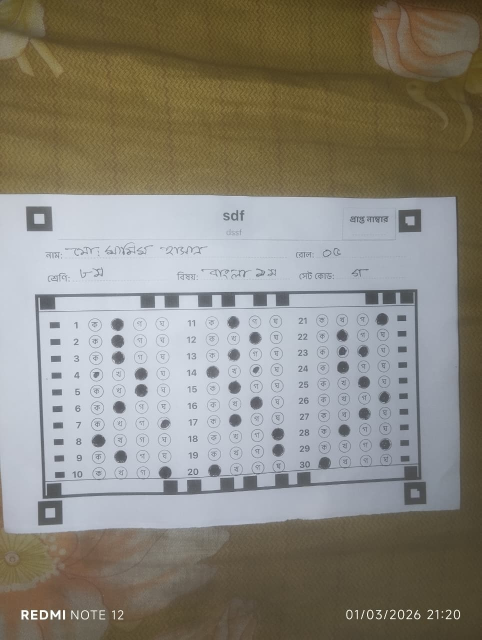
#> input picture mcq.jpeg, 963 x 1280 px (shown at 1/2 size)
$ python test_top_bubbles.py
#> lines starting #> are read from the running program, lines starting #| are printed output that depends on the picture; after the words box and inside, x2 and y2 are one past the last pixel; in counts of white or black regions, pixels touching at a corner belong together
import cv2
import numpy as np

def analyze_top_bubbles(img_path):
#> called with img_path = 'mcq.jpeg'
    print(f"\n--- Analyzing {img_path} ---")
    img = cv2.imread(img_path)
#> img is the input picture: shape (1280, 963, 3); mean B, G, R 124.2, 134.4, 138
    blur = cv2.GaussianBlur(img, (5, 5), 0)
    gray = cv2.cvtColor(blur, cv2.COLOR_BGR2GRAY)
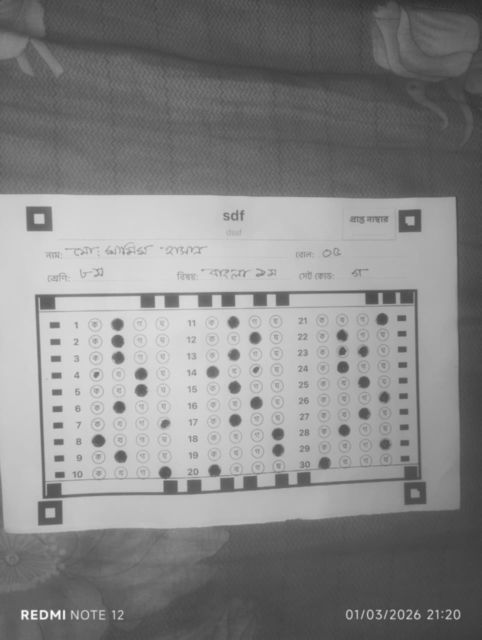
#> gray: shape (1280, 963) (shown at 1/2 size); min 44, max 253, mean 134.3

    target_width = 2480
    aspect = gray.shape[0] / float(gray.shape[1])
#> aspect = 1.33
    target_h = int(target_width * aspect)
#> target_h = 3296
    warped = cv2.resize(gray, (target_width, target_h))

    thresh = cv2.adaptiveThreshold(
        warped, 255, cv2.ADAPTIVE_THRESH_GAUSSIAN_C, cv2.THRESH_BINARY_INV, 21, 10
    )
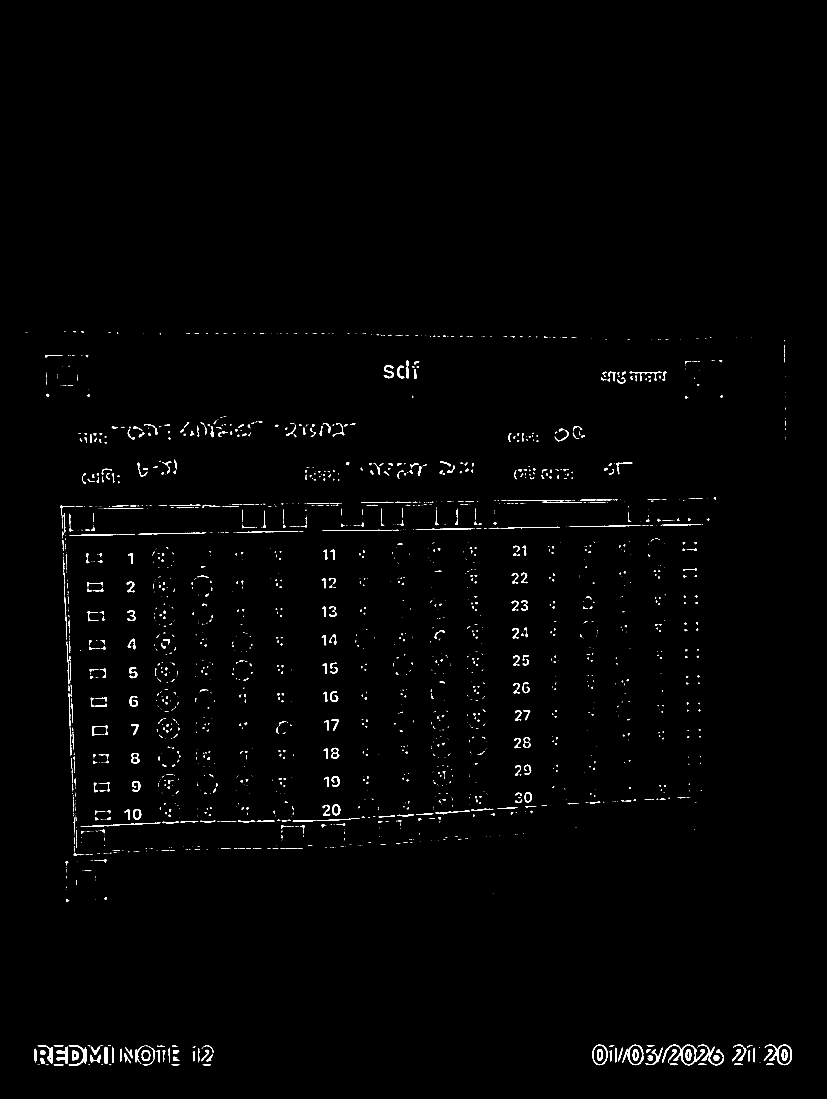
#> thresh: shape (3296, 2480) (shown at 1/3 size); 0.84% white; 2363 white regions (1640 under 20 px), largest, box (x1, y1, x2, y2) and area: (1986, 3134, 2115, 3196) 1352, (2294, 3134, 2376, 3196) 914, (2094, 3134, 2172, 3196) 850

    top_part = thresh[0:int(target_h * 0.4), :]
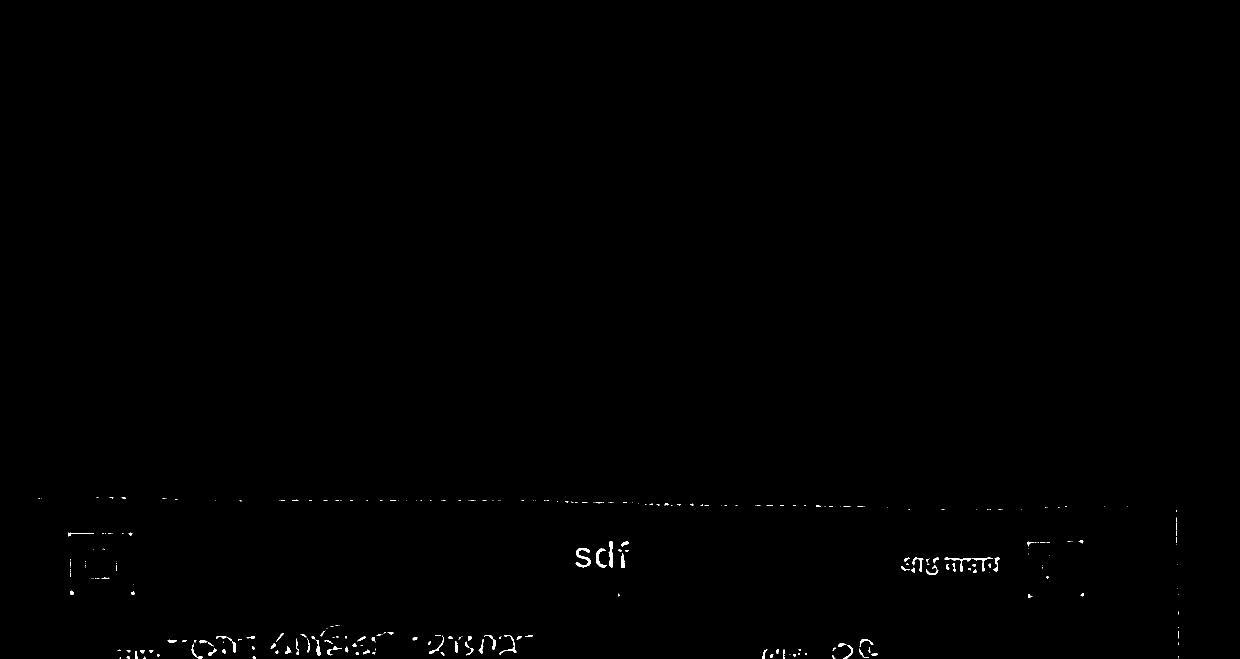
#> top_part: shape (1318, 2480) (shown at 1/2 size); 0.24% white; 314 white regions (214 under 20 px)
    b_contours, _ = cv2.findContours(top_part, cv2.RETR_TREE, cv2.CHAIN_APPROX_SIMPLE)
#> b_contours = 317 contours, 243 with area under 20; largest, box (x1, y1, x2, y2) and area: (1151, 1096, 1181, 1135) 358, (1217, 1082, 1226, 1135) 240, (1192, 1097, 1214, 1135) 231, (1889, 1115, 1943, 1144) 174, (1242, 1107, 1250, 1136) 135

    bubble_xs = []
    bubble_ys = []

    for cnt in b_contours:
        x, y, w, h = cv2.boundingRect(cnt)
        area = w * h
        # Even more relaxed constraints to catch empty bubbles
        if 500 < area < 15000 and 0.4 < (w / (h + 1e-6)) < 2.5:
            peri = cv2.arcLength(cnt, True)
            if peri > 0:
                circ = 4 * np.pi * (cv2.contourArea(cnt) / (peri * peri))
                if 0.3 < circ <= 2.0:
                    bubble_xs.append(x + w // 2)
                    bubble_ys.append(y + h // 2)
#> this loop made 317 passes
#> (x, y, w, h, area, peri, circ) on passes 44, 46, 71, 72, 93, 94, 163, 164, 166, 176, 179: (1686, 1290, 20, 28, 560, 89.5, 0.129), (383, 1287, 22, 31, 682, 93.01, 0.127), (858, 1275, 30, 32, 960, 103, 0.113), (453, 1275, 19, 30, 570, 81.11, 0.166), (998, 1270, 35, 40, 1400, 174.5, 0.0526), (968, 1270, 23, 30, 690, 99.6, 0.128), (1944, 1115, 42, 28, 1176, 137, 0.0874), (1889, 1115, 54, 29, 1566, 177.3, 0.0698), (1824, 1115, 23, 29, 667, 119.7, 0.111), (1192, 1097, 22, 38, 836, 127.4, 0.179), (1151, 1096, 30, 39, 1170, 209.6, 0.102)
#> (x, y, w, h, area) on passes 3, 5, 6, 7, 8, 10: (287, 1313, 4, 5, 20), (505, 1312, 6, 6, 36), (253, 1312, 7, 6, 42), (1664, 1310, 7, 8, 56), (1586, 1309, 6, 4, 24), (1540, 1309, 7, 7, 49)
#> after the loop, bubble_xs = []; bubble_ys = []

    print(f"DEBUG: Found {len(bubble_xs)} bubbles in the top section.")
#| DEBUG: Found 0 bubbles in the top section.

    # Cluster X coordinates
    bubble_xs.sort()
    x_clusters = []
    if bubble_xs:
        current_cluster = [bubble_xs[0]]
        for i in range(1, len(bubble_xs)):
            if bubble_xs[i] - bubble_xs[i-1] < 30:
                current_cluster.append(bubble_xs[i])
            else:
                x_clusters.append(int(np.median(current_cluster)))
                current_cluster = [bubble_xs[i]]
        x_clusters.append(int(np.median(current_cluster)))

    print(f"X clusters ({len(x_clusters)}): {x_clusters}")

    # Cluster Y coordinates
    bubble_ys.sort()
    y_clusters = []
    if bubble_ys:
        current_cluster = [bubble_ys[0]]
        for i in range(1, len(bubble_ys)):
            if bubble_ys[i] - bubble_ys[i-1] < 30:
                current_cluster.append(bubble_ys[i])
            else:
                y_clusters.append(int(np.median(current_cluster)))
                current_cluster = [bubble_ys[i]]
        y_clusters.append(int(np.median(current_cluster)))

    print(f"Y clusters ({len(y_clusters)}): {y_clusters}")

for img in ['mcq.jpeg', 'mcq2.jpeg', 'mcq3.jpeg']:
    analyze_top_bubbles(img)
#> pass 2 of the loop `for img in ['mcq.jpeg', 'mcq2.jpeg', 'mcq3.jpeg']:`:
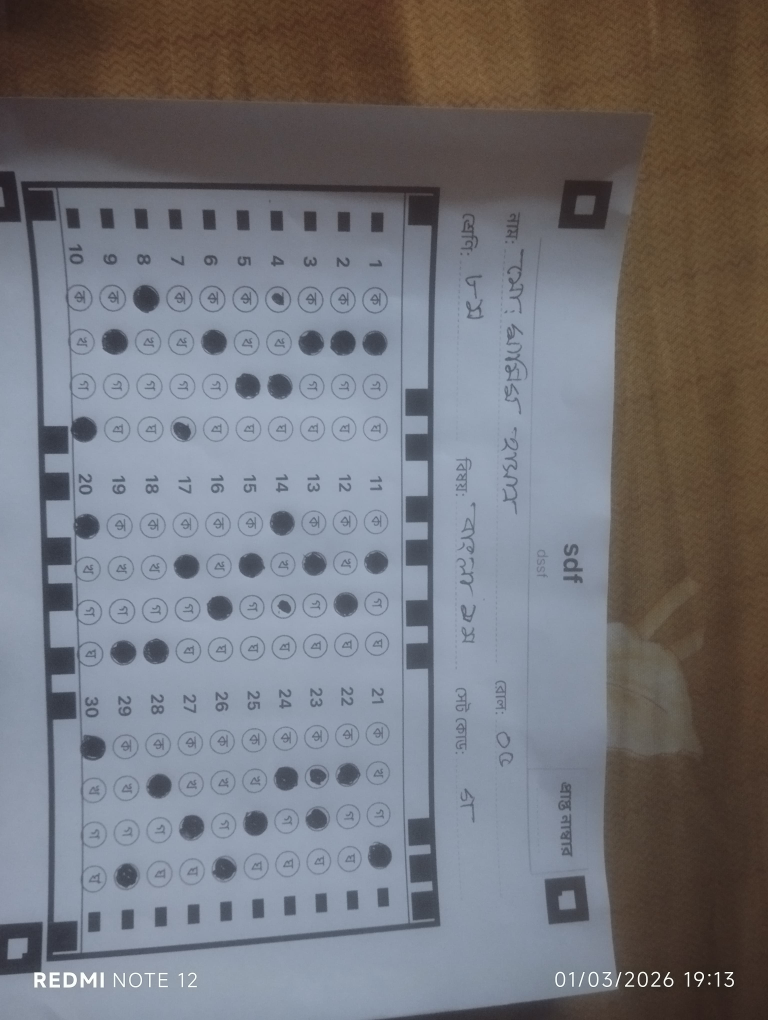
#> input picture mcq2.jpeg, 3072 x 4080 px (shown at 1/4 size)
#> in analyze_top_bubbles, img is the input picture: shape (4080, 3072, 3); mean B, G, R 120.8, 115.6, 115.6
#> blur: shape (4080, 3072, 3)
#> gray: shape (4080, 3072)
#> warped: shape (3293, 2480)
#> in analyze_top_bubbles (call 2), `thresh = cv2.adaptiveThreshold( warped, 255, cv2.ADAPTIVE_THRESH_GAUSS..`:
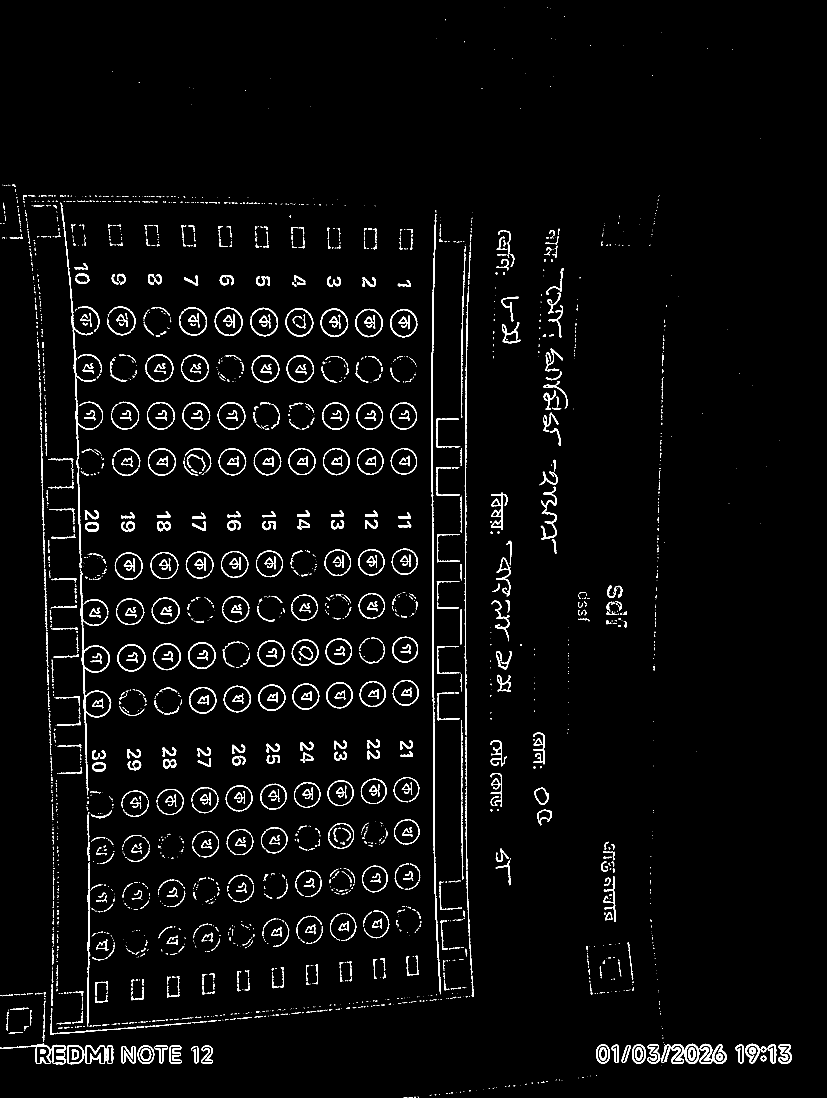
#> thresh: shape (3293, 2480) (shown at 1/3 size); 2.8% white; 2880 white regions (1779 under 20 px), largest, box (x1, y1, x2, y2) and area: (1294, 642, 1323, 2983) 8786, (241, 1715, 334, 2386) 4120, (218, 989, 297, 1704) 3245
#> in analyze_top_bubbles (call 2), `top_part = thresh[0:int(target_h * 0.4), :]`:
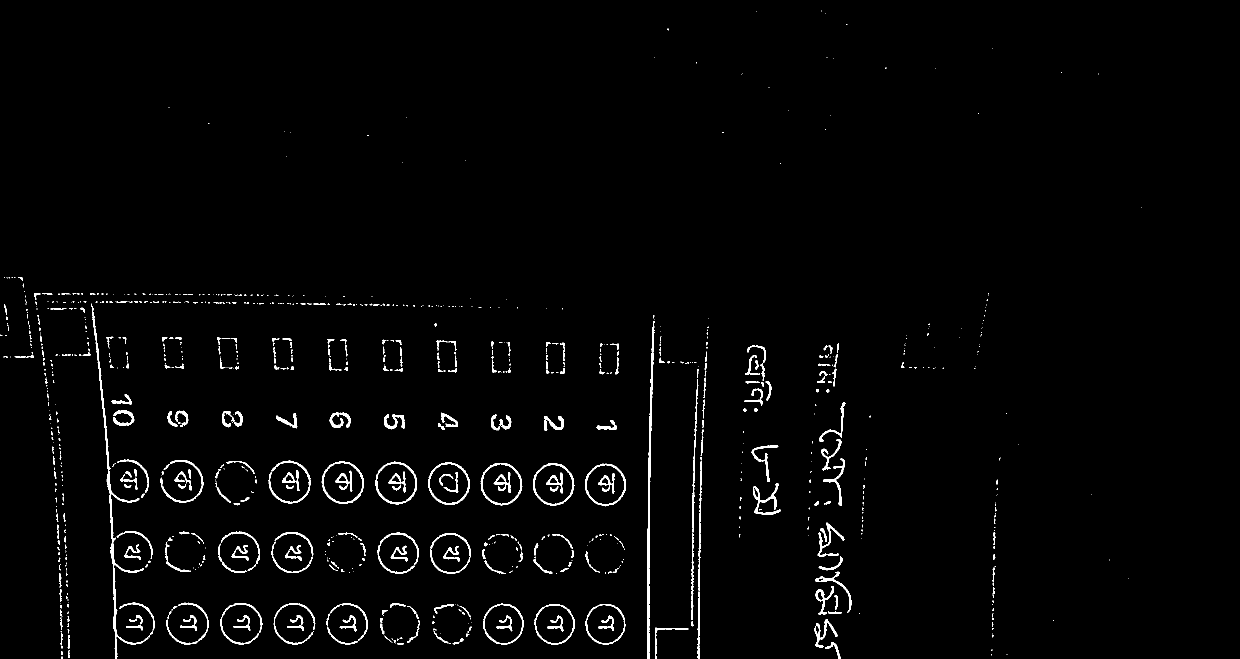
#> top_part: shape (1317, 2480) (shown at 1/2 size); 1.8% white; 963 white regions (661 under 20 px)
#> b_contours = 994 contours, 742 with area under 20; largest, box (x1, y1, x2, y2) and area: (643, 922, 728, 1008) 5494, (751, 923, 834, 1009) 5446, (856, 924, 940, 1010) 5412, (961, 926, 1045, 1011) 5373, (1066, 926, 1149, 1012) 5322
#> the loop in analyze_top_bubbles (call 2), `for cnt in b_contours:` made 994 passes
#> (x, y, w, h, area, peri, circ) on passes 10, 27, 34, 48, 50, 59, 63, 77: (1650, 1284, 31, 33, 1023, 122.9, 0.136), (867, 1262, 30, 25, 750, 86.33, 0.119), (1310, 1255, 67, 62, 4154, 263.5, 0.0441), (814, 1240, 26, 45, 1170, 128.8, 0.0746), (1629, 1238, 46, 58, 2668, 346.1, 0.0483), (679, 1231, 34, 32, 1088, 183.8, 0.0802), (360, 1230, 34, 32, 1088, 141.5, 0.114), (919, 1212, 22, 23, 506, 66.67, 0.115)
#| DEBUG: Found 20 bubbles in the top section.
#> the loop in analyze_top_bubbles (call 2), `for i in range(1, len(bubble_xs)):` made 19 passes
#| X clusters (7): [483, 685, 792, 898, 1004, 1108, 1211]
#> the loop in analyze_top_bubbles (call 2), `for i in range(1, len(bubble_ys)):` made 19 passes
#| Y clusters (2): [967, 1248]
#> pass 3 of the loop `for img in ['mcq.jpeg', 'mcq2.jpeg', 'mcq3.jpeg']:`:
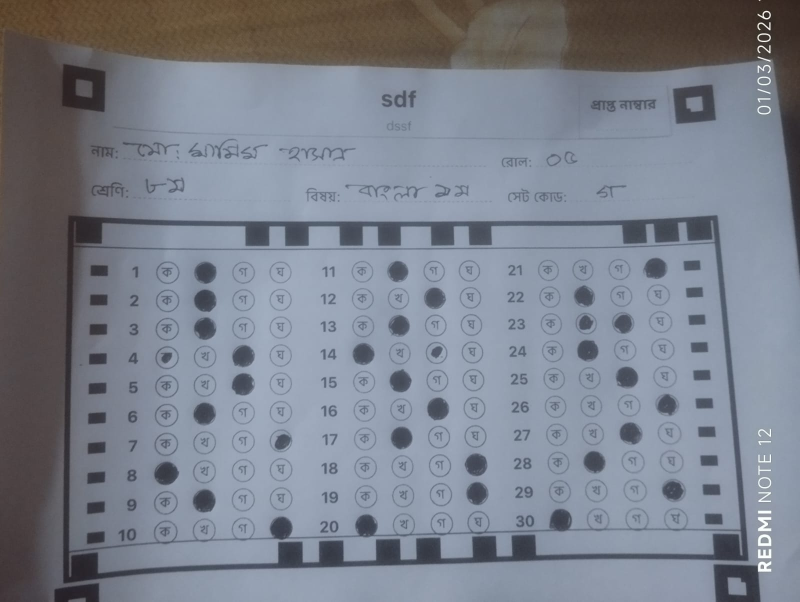
#> input picture mcq3.jpeg, 1600 x 1204 px (shown at 1/2 size)
#> in analyze_top_bubbles, img is the input picture: shape (1204, 1600, 3); mean B, G, R 140.3, 128.9, 123.4
#> blur: shape (1204, 1600, 3)
#> gray: shape (1204, 1600)
#> warped: shape (1866, 2480)
#> in analyze_top_bubbles (call 3), `thresh = cv2.adaptiveThreshold( warped, 255, cv2.ADAPTIVE_THRESH_GAUSS..`:
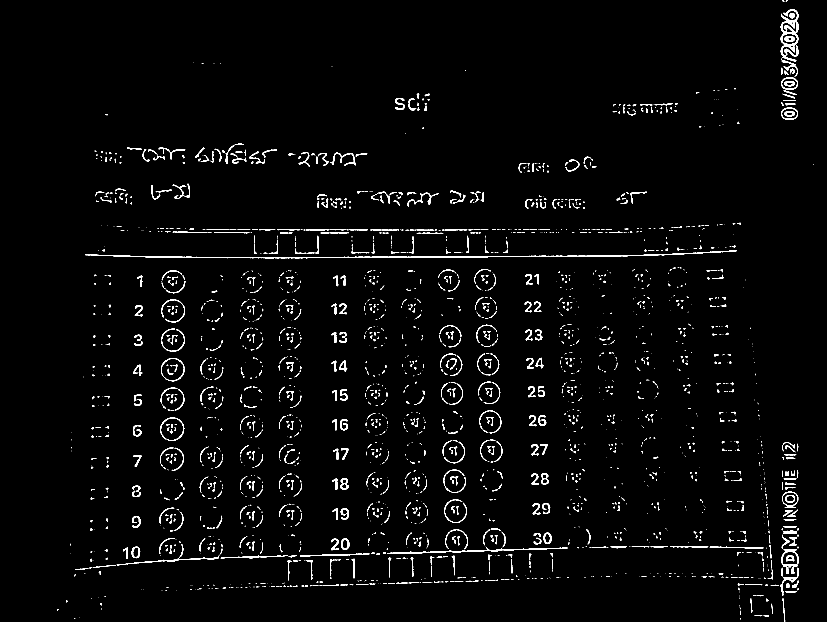
#> thresh: shape (1866, 2480) (shown at 1/3 size); 2.1% white; 2634 white regions (1649 under 20 px), largest, box (x1, y1, x2, y2) and area: (255, 751, 2211, 775) 5490, (2342, 27, 2395, 184) 2696, (1161, 1640, 1703, 1662) 1709
#> in analyze_top_bubbles (call 3), `top_part = thresh[0:int(target_h * 0.4), :]`:
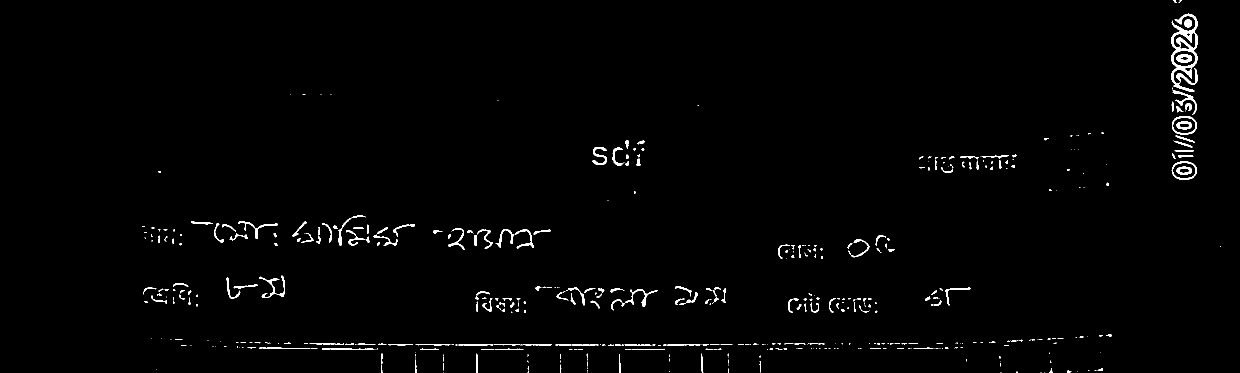
#> top_part: shape (746, 2480) (shown at 1/2 size); 1.2% white; 508 white regions (307 under 20 px), largest, box (x1, y1, x2, y2) and area: (2342, 27, 2395, 184) 2696, (518, 551, 570, 596) 507, (1243, 578, 1316, 614) 445
#> the loop in analyze_top_bubbles (call 3), `for cnt in b_contours:` made 522 passes
#> cnt on passes 1 to 3: [[2089, 745]], [[2081, 745], [2082, 745]], [[2001, 745], [2002, 745]]
#| DEBUG: Found 5 bubbles in the top section.
#> the loop in analyze_top_bubbles (call 3), `for i in range(1, len(bubble_xs)):` made 4 passes
#| X clusters (1): [2368]
#> the loop in analyze_top_bubbles (call 3), `for i in range(1, len(bubble_ys)):` made 4 passes
#| Y clusters (3): [117, 251, 341]
